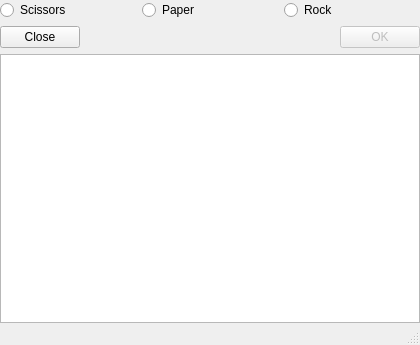
<ui version="4.0" >
 <class>GameWindow</class>
 <widget class="QMainWindow" name="GameWindow" >
  <property name="geometry" >
   <rect>
    <x>0</x>
    <y>0</y>
    <width>420</width>
    <height>345</height>
   </rect>
  </property>
  <property name="windowTitle" >
   <string>Roshambo</string>
  </property>
  <property name="iconSize" >
   <size>
    <width>48</width>
    <height>48</height>
   </size>
  </property>
  <widget class="QWidget" name="centralwidget" >
   <layout class="QGridLayout" >
    <property name="margin" >
     <number>0</number>
    </property>
    <property name="spacing" >
     <number>6</number>
    </property>
    <item row="2" column="0" colspan="3" >
     <widget class="QTextBrowser" name="log" />
    </item>
    <item row="1" column="1" >
     <spacer>
      <property name="orientation" >
       <enum>Qt::Horizontal</enum>
      </property>
      <property name="sizeHint" >
       <size>
        <width>221</width>
        <height>20</height>
       </size>
      </property>
     </spacer>
    </item>
    <item row="1" column="2" >
     <widget class="QPushButton" name="send" >
      <property name="enabled" >
       <bool>false</bool>
      </property>
      <property name="text" >
       <string>OK</string>
      </property>
     </widget>
    </item>
    <item row="1" column="0" >
     <widget class="QPushButton" name="cancel" >
      <property name="text" >
       <string>Close</string>
      </property>
     </widget>
    </item>
    <item row="0" column="0" colspan="3" >
     <layout class="QHBoxLayout" >
      <property name="margin" >
       <number>0</number>
      </property>
      <property name="spacing" >
       <number>6</number>
      </property>
      <item>
       <widget class="QRadioButton" name="nuzky" >
        <property name="text" >
         <string>Scissors</string>
        </property>
        <property name="icon" >
         <iconset>edit-cut.svg</iconset>
        </property>
        <property name="iconSize" >
         <size>
          <width>48</width>
          <height>48</height>
         </size>
        </property>
       </widget>
      </item>
      <item>
       <widget class="QRadioButton" name="papir" >
        <property name="text" >
         <string>Paper</string>
        </property>
        <property name="icon" >
         <iconset>unknown.png</iconset>
        </property>
        <property name="iconSize" >
         <size>
          <width>48</width>
          <height>48</height>
         </size>
        </property>
       </widget>
      </item>
      <item>
       <widget class="QRadioButton" name="kamen" >
        <property name="text" >
         <string>Rock</string>
        </property>
        <property name="icon" >
         <iconset>sutr.png</iconset>
        </property>
        <property name="iconSize" >
         <size>
          <width>48</width>
          <height>48</height>
         </size>
        </property>
       </widget>
      </item>
     </layout>
    </item>
   </layout>
  </widget>
  <widget class="QMenuBar" name="menubar" >
   <property name="geometry" >
    <rect>
     <x>0</x>
     <y>0</y>
     <width>420</width>
     <height>25</height>
    </rect>
   </property>
  </widget>
  <widget class="QStatusBar" name="statusbar" />
 </widget>
 <resources/>
 <connections/>
</ui>
